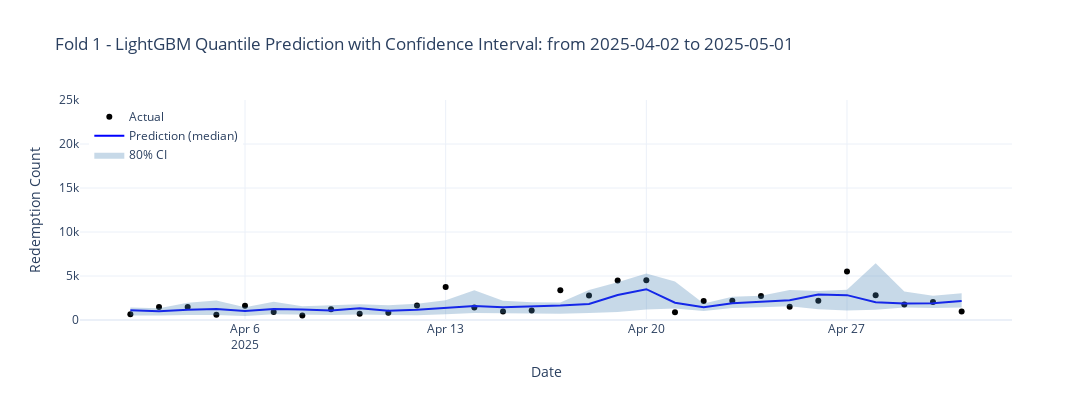
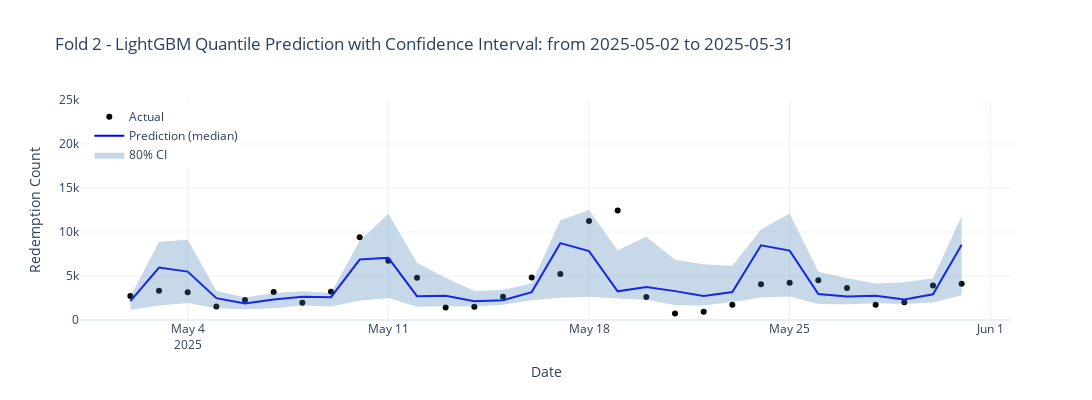
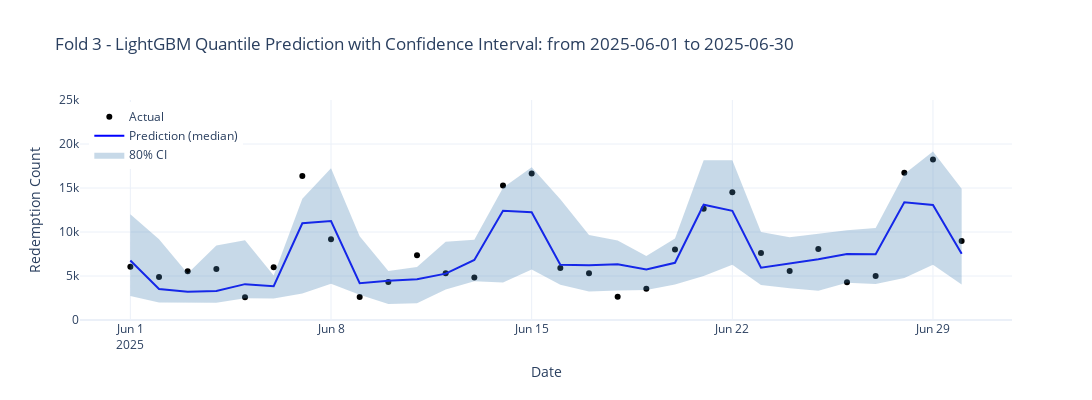

Notebook code cell kept with these figures, in order:
### Code cell
# === IMPORTS ===
import pandas as pd
import numpy as np
import matplotlib.pyplot as plt
import matplotlib.dates as mdates
import optuna
from lightgbm import LGBMRegressor
from sklearn.metrics import mean_absolute_error, mean_squared_error
from sklearn.model_selection import TimeSeriesSplit
import shap
import plotly.graph_objects as go
import warnings
warnings.filterwarnings("ignore")

# === 1. LOAD & CLEAN DATA ===
def load_data(filepath):
    """Load, then clean, and resample time series data to daily frequency."""
    df = pd.read_csv(filepath)
    df['Timestamp'] = pd.to_datetime(df['Timestamp'], format='%Y-%m-%dT%H:%M:%S')
    df.drop(columns=['_id'], inplace=True, errors='ignore')
    df.set_index('Timestamp', inplace=True)
    df = df.resample('D').sum()
    df = df[(df.index >= "2022-01-01") & (df.index <= "2025-06-30")]
    return df

def plot_original_time_series(df, target_col="Redemption Count"):
    fig, ax = plt.subplots(1,1, figsize=(12, 5))
    ax.scatter(df.index, df[target_col], s=8, color='steelblue', alpha=1, label=target_col)
    ax.set_xlabel("Date")
    ax.set_ylabel(target_col)
    ax.plot(df.index, df[target_col].shift(1).rolling(30).mean(), color='orange', alpha=1, label='30-Day Moving Average', linewidth=2)

    ax.set_xlabel("Date")
    ax.set_ylabel(f"30-Day Rolling Mean {target_col}")
    # Set the x-axis major locator to year and formatter to date format
    # Set x-ticks every year begin with the first date in the dataset
    xticks = pd.date_range(start=df.index.min(), end=df.index.max(), freq='Y')
    ax.set_xticks(xticks)
    ax.xaxis.set_major_formatter(mdates.DateFormatter('%Y-%m'))
    ax.xaxis.set_major_locator(mdates.YearLocator(1))


    plt.title(f"Daily {target_col} & 30-Day Moving Average Starting From 2022-01-01", fontsize=17)
    plt.legend(loc='upper right', fontsize=10)
    plt.grid()
    plt.tight_layout()
    plt.show() 

# === 2. FEATURE ENGINEERING ===
def create_features(df, target_col, non_target_col):
    df['dayofweek'] = df.index.dayofweek
    df['lag1'] = df[target_col].shift(1)
    df['rolling7'] = df[target_col].shift(1).rolling(window=7).mean()
    df['rolling14'] = df[target_col].shift(1).rolling(window=14).mean()
    # featurename = 'non_target_col' + 'rolling7'
    df[non_target_col + '_rolling7'] = df[non_target_col].shift(1).rolling(window=7).mean()
    df['is_weekend'] = df['dayofweek'].isin([5, 6]).astype(int)
    df['is_summer'] = df.index.month.isin([5, 6, 7]).astype(int)
    df['is_summer_weekend'] = df.index.month.isin([5, 6, 7]).astype(int) * df['is_weekend']
    df['lag1'] = df[target_col].shift(1)

    dayofyear = df.index.dayofyear
    df['sine_annual'] = np.sin(2 * np.pi * dayofyear / 365)
    df['cosine_annual'] = np.cos(2 * np.pi * dayofyear / 365)
    # Model learn local volatility
    # df['rolling_max7'] = df[target_col].shift(1).rolling(window=7).max()
    # df['rolling_std7'] = df[target_col].shift(1).rolling(window=7).std()

    df.dropna(inplace=True)
    return df


# === 3. MODEL EVALUATION ===
def evaluate_model(y_true, y_pred, label="Model"):
    mae = mean_absolute_error(y_true, y_pred)
    mse = mean_squared_error(y_true, y_pred)
    rmse = np.sqrt(mse)
    print(f"{label} → MAE: {mae:.2f}, MSE: {mse:.2f}, RMSE: {rmse:.2f}")
    return mae, mse, rmse


def plot_predictions(y_true, base_pred_original, index, fold):
    fig, ax = plt.subplots(1, 1, figsize=(15, 8))
    ax.plot(index, y_true, label='Actual', color='orange', marker='o')
    ax.plot(index, base_pred_original, label='Base Prediction', color='green', linestyle='--', marker='o')
    ax.set_title(f"Fold {fold} - Base Light XGBoost")
    ax.legend()
    ax.grid(True)
    plt.tight_layout()
    plt.show()
 
# === Add plot_with_CI() function ===    
def plot_with_CI(y_true, y_pred, y_lower, y_upper, index, fold):
    fig, ax = plt.subplots(figsize=(15, 8))
    ax.scatter(index, y_true, label='Actual', color='black', marker='o')
    ax.plot(index, y_pred, label='Prediction (median)', color='green', linestyle='--', marker='o')
    ax.fill_between(index, y_lower, y_upper, color='green', alpha=0.1, label='80% CI')
    ax.set_ylim([0, 20000])
    ax.set_title(f"Fold {fold} - LightGBM Quantile Prediction with Confidence Interval - {str(index.min())[:10]} to {str(index.max())[:10]}")
    ax.legend()
    ax.grid(True)
    plt.tight_layout()
    plt.show()


# == using plotly ===
def plot_with_CI_plotly(y_true, y_pred, y_lower, y_upper, index, fold):
    # Convert everything to Series for safety
    df = pd.DataFrame({
        'ds': index,
        'y_true': y_true,
        'y_pred': y_pred,
        'y_lower': y_lower,
        'y_upper': y_upper
    })

    fig = go.Figure()

    # Actual values
    fig.add_trace(go.Scatter(
        x=df['ds'],
        y=df['y_true'],
        mode='markers',
        name='Actual',
        marker=dict(color='black', symbol='circle')
        #line=dict(color='black')
    ))

    # Predicted median
    fig.add_trace(go.Scatter(
        x=df['ds'],
        y=df['y_pred'],
        mode='lines',
        name='Prediction (median)',
        line=dict(color='blue')
        #marker=dict(symbol='circle', size=6)
    ))

    # Confidence interval: shaded region
    fig.add_trace(go.Scatter(
        x=pd.concat([df['ds'], df['ds'][::-1]]),
        y=pd.concat([df['y_upper'], df['y_lower'][::-1]]),
        fill='toself',
        fillcolor='rgba(70, 130, 180, 0.3)',  # steelblue with 30% opacity
        line=dict(color='rgba(255,255,255,0)'), # no border
        hoverinfo="skip",
        showlegend=True,
        name='80% CI'
    ))

    # Update layout
    fig.update_layout(
        title=f"Fold {fold} - LightGBM Quantile Prediction with Confidence Interval: from {str(index.min())[:10]} to {str(index.max())[:10]}",
        yaxis=dict(range=[0, 25000]),
        xaxis_title="Date",
        yaxis_title="Redemption Count",
        legend=dict(x=0.01, y=0.99),
        template="plotly_white",
        height=400,
        width=1600
    )

    fig.show()


# === 4. HYPERPARAMETER TUNING ===
def tune_lgbm_base_model_params(X, y, n_trials=25):
    """Tune XGBoost base model using Optuna and time-series CV."""
    y_log = np.log1p(y)
    tscv = TimeSeriesSplit(n_splits=3)

    def objective(trial):
        params = {
            'n_estimators': trial.suggest_int('n_estimators', 100, 400, step=50),
            'learning_rate': trial.suggest_float('learning_rate', 0.01, 0.1, step=0.01),
            'max_depth': trial.suggest_int('max_depth', 4, 6),
            'subsample': trial.suggest_float('subsample', 0.7, 1.0),
            'colsample_bytree': trial.suggest_float('colsample_bytree', 0.7, 1.0),
            'reg_lambda': trial.suggest_int('reg_lambda', 0, 2),
            'reg_alpha': trial.suggest_int('reg_alpha', 0, 2),
            'min_data_in_leaf': 1,
            'min_child_samples': 1,
            'min_split_gain': 0.0
        }
        mae_scores = []
        for train_idx, val_idx in tscv.split(X):
            model = LGBMRegressor(**params, random_state=42)
            ## using log
            # model.fit(X.iloc[train_idx], y_log.iloc[train_idx])
            # preds = np.expm1(model.predict(X.iloc[val_idx]))
            
            model.fit(X.iloc[train_idx], y.iloc[train_idx])
            preds = model.predict(X.iloc[val_idx])
            mae_scores.append(mean_absolute_error(y[val_idx], preds))
        return np.mean(mae_scores)

    study = optuna.create_study(direction="minimize")
    study.optimize(objective, n_trials=n_trials)
    print("Best Base Model Params Found:")
    print(study.best_params)
    return study.best_params

# === Add Quantile Regressor Helper ===
def train_quantile_models(X_train, y_train, base_params, quantiles=[0.1, 0.5, 0.9]):
    models = {}
    for q in quantiles:
        model = LGBMRegressor(**base_params, objective='quantile', alpha=q, random_state=42)
        model.fit(X_train, y_train)
        models[q] = model
    return models


# === 5. MAIN FORECASTING PIPELINE ===
def run_lgbm_forecasting_pipeline(X, y, best_params, target_col="Sales Count", n_splits=3, test_size=7):
    tscv = TimeSeriesSplit(n_splits=n_splits, test_size=test_size)

    for fold, (train_idx, test_idx) in enumerate(tscv.split(X)):
        
        X_train, X_test = X.iloc[train_idx], X.iloc[test_idx]
        y_train, y_test = y.iloc[train_idx], y.iloc[test_idx]

        # y_log = np.log1p(y_train)
        
        # # # === Train Base Model using log values ===
        # base_model_log = LGBMRegressor(**best_params, random_state=42)
        # # Train with log value
        # base_model_log.fit(X_train, y_log)
        
        # # plot shap
        # # === base model shap values ===
        # # SHAP plot only on final fold or conditionally if desired
        # # explainer = shap.Explainer(base_model_log)
        # # shap_values0 = explainer0(X_train)

        # # shap.summary_plot(shap_values0, X_train, plot_type="bar")
        
        # # ==== Base prediction using log of y-train ====
        # base_pred_test_using_log = np.expm1(base_model_log.predict(X_test))
        # evaluate_model(y_test, base_pred_test_using_log, label="XGB Model log")
        # plot_predictions(y_test, base_pred_test_using_log, y_test.index, fold + 1)
        
        # === Train Quantile Models ===
        quantile_models = train_quantile_models(X_train, y_train, best_params, quantiles=[0.1, 0.5, 0.9])
        
        # # SHAP plot only on final fold or conditionally if desired
        # Get the median model (quantile 0.5)
        median_model = quantile_models[0.5]

        # Create SHAP TreeExplainer
        explainer = shap.Explainer(median_model)

        # Compute SHAP values
        shap_values = explainer(X_train)

        # Plot SHAP summary
        shap.summary_plot(shap_values, X_train)

        

        # Predict quantiles
        yhat_lower = quantile_models[0.1].predict(X_test)
        yhat_pred = quantile_models[0.5].predict(X_test)
        yhat_upper = quantile_models[0.90].predict(X_test)
        
        
        
        # Evaluate median model
        evaluate_model(y_test, yhat_pred, label="LGBM Quantile Model (Median)")

        # Plot with CI
        # plot_with_CI(y_test, yhat_pred, yhat_lower, yhat_upper, y_test.index, fold + 1)
        plot_with_CI_plotly(y_true=y_test, y_pred=yhat_pred, y_lower=yhat_lower, y_upper=yhat_upper, index=y_test.index, fold=fold+1)

        
# === 7. EXECUTE ===
if __name__ == "__main__":
    df = load_data('../data/Toronto Island Ferry Ticket Counts.csv')
   
    target_col = "Redemption Count"
    non_target_col = "Sales Count"
    
    plot_original_time_series(df, target_col)
    
    df = create_features(df, target_col, non_target_col="Sales Count")
    
    X = df.drop(columns=[target_col, non_target_col], errors='ignore')
    
    y = df[target_col]

    X = X.replace([np.inf, -np.inf], np.nan).dropna()
    y = y.loc[X.index]

    best_params = tune_lgbm_base_model_params(X, y, n_trials=15)
    
    forecast_horizon = 30 # in days
    run_lgbm_forecasting_pipeline(X, y, best_params=best_params, target_col=target_col, n_splits=3, test_size=forecast_horizon)

### Figure 1 — Plotly figure (JSON) as saved in the notebook; plotly's stock layout.template omitted (floating-point values rounded to 4 significant figures)
{"data": [{"marker": {"color": "black", "symbol": "circle"}, "mode": "markers", "name": "Actual", "type": "scatter", "x": ["2025-04-02T00:00:00", "2025-04-03T00:00:00", "2025-04-04T00:00:00", "2025-04-05T00:00:00", "2025-04-06T00:00:00", "2025-04-07T00:00:00", "2025-04-08T00:00:00", "2025-04-09T00:00:00", "2025-04-10T00:00:00", "2025-04-11T00:00:00", "2025-04-12T00:00:00", "2025-04-13T00:00:00", "2025-04-14T00:00:00", "2025-04-15T00:00:00", "2025-04-16T00:00:00", "2025-04-17T00:00:00", "2025-04-18T00:00:00", "2025-04-19T00:00:00", "2025-04-20T00:00:00", "2025-04-21T00:00:00", "2025-04-22T00:00:00", "2025-04-23T00:00:00", "2025-04-24T00:00:00", "2025-04-25T00:00:00", "2025-04-26T00:00:00", "2025-04-27T00:00:00", "2025-04-28T00:00:00", "2025-04-29T00:00:00", "2025-04-30T00:00:00", "2025-05-01T00:00:00"], "y": [649, 1483, 1472, 588, 1608, 898, 506, 1232, 699, 834, 1642, 3752, 1419, 972, 1084, 3367, 2794, 4498, 4523, 886, 2162, 2176, 2721, 1505, 2181, 5510, 2817, 1750, 2058, 952]}, {"line": {"color": "blue"}, "mode": "lines", "name": "Prediction (median)", "type": "scatter", "x": ["2025-04-02T00:00:00", "2025-04-03T00:00:00", "2025-04-04T00:00:00", "2025-04-05T00:00:00", "2025-04-06T00:00:00", "2025-04-07T00:00:00", "2025-04-08T00:00:00", "2025-04-09T00:00:00", "2025-04-10T00:00:00", "2025-04-11T00:00:00", "2025-04-12T00:00:00", "2025-04-13T00:00:00", "2025-04-14T00:00:00", "2025-04-15T00:00:00", "2025-04-16T00:00:00", "2025-04-17T00:00:00", "2025-04-18T00:00:00", "2025-04-19T00:00:00", "2025-04-20T00:00:00", "2025-04-21T00:00:00", "2025-04-22T00:00:00", "2025-04-23T00:00:00", "2025-04-24T00:00:00", "2025-04-25T00:00:00", "2025-04-26T00:00:00", "2025-04-27T00:00:00", "2025-04-28T00:00:00", "2025-04-29T00:00:00", "2025-04-30T00:00:00", "2025-05-01T00:00:00"], "y": [1114.0, 983.0, 1154.0, 1255.0, 1022.0, 1239.0, 1186.0, 1070.0, 1337.0, 1055.0, 1172.0, 1368.0, 1585.0, 1444.0, 1528.0, 1647.0, 1830.0, 2839.0, 3502.0, 1967.0, 1463.0, 1898.0, 2074.0, 2244.0, 2890.0, 2824.0, 2027.0, 1878.0, 1890.0, 2166.0]}, {"fill": "toself", "fillcolor": "rgba(70, 130, 180, 0.3)", "hoverinfo": "skip", "line": {"color": "rgba(255,255,255,0)"}, "name": "80% CI", "showlegend": true, "type": "scatter", "x": ["2025-04-02T00:00:00", "2025-04-03T00:00:00", "2025-04-04T00:00:00", "2025-04-05T00:00:00", "2025-04-06T00:00:00", "2025-04-07T00:00:00", "2025-04-08T00:00:00", "2025-04-09T00:00:00", "2025-04-10T00:00:00", "2025-04-11T00:00:00", "2025-04-12T00:00:00", "2025-04-13T00:00:00", "2025-04-14T00:00:00", "2025-04-15T00:00:00", "2025-04-16T00:00:00", "2025-04-17T00:00:00", "2025-04-18T00:00:00", "2025-04-19T00:00:00", "2025-04-20T00:00:00", "2025-04-21T00:00:00", "2025-04-22T00:00:00", "2025-04-23T00:00:00", "2025-04-24T00:00:00", "2025-04-25T00:00:00", "2025-04-26T00:00:00", "2025-04-27T00:00:00", "2025-04-28T00:00:00", "2025-04-29T00:00:00", "2025-04-30T00:00:00", "2025-05-01T00:00:00", "2025-05-01T00:00:00", "2025-04-30T00:00:00", "2025-04-29T00:00:00", "2025-04-28T00:00:00", "2025-04-27T00:00:00", "2025-04-26T00:00:00", "2025-04-25T00:00:00", "2025-04-24T00:00:00", "2025-04-23T00:00:00", "2025-04-22T00:00:00", "2025-04-21T00:00:00", "2025-04-20T00:00:00", "2025-04-19T00:00:00", "2025-04-18T00:00:00", "2025-04-17T00:00:00", "2025-04-16T00:00:00", "2025-04-15T00:00:00", "2025-04-14T00:00:00", "2025-04-13T00:00:00", "2025-04-12T00:00:00", "2025-04-11T00:00:00", "2025-04-10T00:00:00", "2025-04-09T00:00:00", "2025-04-08T00:00:00", "2025-04-07T00:00:00", "2025-04-06T00:00:00", "2025-04-05T00:00:00", "2025-04-04T00:00:00", "2025-04-03T00:00:00", "2025-04-02T00:00:00"], "y": [1428.0, 1323.0, 1948.0, 2213.0, 1446.0, 2079.0, 1572.0, 1652.0, 1803.0, 1686.0, 1833.0, 2252.0, 3382.0, 2184.0, 2003.0, 1986.0, 3401.0, 4303.0, 5273.0, 4367.0, 1871.0, 2642.0, 2753.0, 3420.0, 3284.0, 3442.0, 6458.0, 3239.0, 2756.0, 3039.0, 1411.0, 1364.0, 1417.0, 1160.0, 1091.0, 1225.0, 1554.0, 1451.0, 1367.0, 1037.0, 1306.0, 1201.0, 922.5, 794.6, 722.1, 740.2, 801.4, 799.6, 642.7, 536.8, 561.7, 623.6, 562.6, 608.6, 646.9, 443.6, 562.5, 575.1, 504.4, 519.2]}], "layout": {"height": 400, "legend": {"x": 0.01, "y": 0.99}, "title": {"text": "Fold 1 - LightGBM Quantile Prediction with Confidence Interval: from 2025-04-02 to 2025-05-01"}, "width": 1600, "xaxis": {"title": {"text": "Date"}}, "yaxis": {"range": [0, 25000], "title": {"text": "Redemption Count"}}}}

### Figure 2 — Plotly figure (JSON) as saved in the notebook; plotly's stock layout.template omitted (floating-point values rounded to 4 significant figures)
{"data": [{"marker": {"color": "black", "symbol": "circle"}, "mode": "markers", "name": "Actual", "type": "scatter", "x": ["2025-05-02T00:00:00", "2025-05-03T00:00:00", "2025-05-04T00:00:00", "2025-05-05T00:00:00", "2025-05-06T00:00:00", "2025-05-07T00:00:00", "2025-05-08T00:00:00", "2025-05-09T00:00:00", "2025-05-10T00:00:00", "2025-05-11T00:00:00", "2025-05-12T00:00:00", "2025-05-13T00:00:00", "2025-05-14T00:00:00", "2025-05-15T00:00:00", "2025-05-16T00:00:00", "2025-05-17T00:00:00", "2025-05-18T00:00:00", "2025-05-19T00:00:00", "2025-05-20T00:00:00", "2025-05-21T00:00:00", "2025-05-22T00:00:00", "2025-05-23T00:00:00", "2025-05-24T00:00:00", "2025-05-25T00:00:00", "2025-05-26T00:00:00", "2025-05-27T00:00:00", "2025-05-28T00:00:00", "2025-05-29T00:00:00", "2025-05-30T00:00:00", "2025-05-31T00:00:00"], "y": [2718, 3329, 3147, 1527, 2274, 3180, 1958, 3198, 9415, 6725, 4792, 1422, 1518, 2642, 4839, 5235, 11242, 12436, 2604, 749, 946, 1738, 4049, 4246, 4529, 3640, 1739, 2029, 3907, 4129]}, {"line": {"color": "blue"}, "mode": "lines", "name": "Prediction (median)", "type": "scatter", "x": ["2025-05-02T00:00:00", "2025-05-03T00:00:00", "2025-05-04T00:00:00", "2025-05-05T00:00:00", "2025-05-06T00:00:00", "2025-05-07T00:00:00", "2025-05-08T00:00:00", "2025-05-09T00:00:00", "2025-05-10T00:00:00", "2025-05-11T00:00:00", "2025-05-12T00:00:00", "2025-05-13T00:00:00", "2025-05-14T00:00:00", "2025-05-15T00:00:00", "2025-05-16T00:00:00", "2025-05-17T00:00:00", "2025-05-18T00:00:00", "2025-05-19T00:00:00", "2025-05-20T00:00:00", "2025-05-21T00:00:00", "2025-05-22T00:00:00", "2025-05-23T00:00:00", "2025-05-24T00:00:00", "2025-05-25T00:00:00", "2025-05-26T00:00:00", "2025-05-27T00:00:00", "2025-05-28T00:00:00", "2025-05-29T00:00:00", "2025-05-30T00:00:00", "2025-05-31T00:00:00"], "y": [2152.0, 5968.0, 5501.0, 2483.0, 1872.0, 2324.0, 2636.0, 2590.0, 6869.0, 7070.0, 2702.0, 2751.0, 2128.0, 2257.0, 3170.0, 8734.0, 7830.0, 3259.0, 3743.0, 3282.0, 2717.0, 3187.0, 8494.0, 7889.0, 2961.0, 2669.0, 2744.0, 2321.0, 2919.0, 8557.0]}, {"fill": "toself", "fillcolor": "rgba(70, 130, 180, 0.3)", "hoverinfo": "skip", "line": {"color": "rgba(255,255,255,0)"}, "name": "80% CI", "showlegend": true, "type": "scatter", "x": ["2025-05-02T00:00:00", "2025-05-03T00:00:00", "2025-05-04T00:00:00", "2025-05-05T00:00:00", "2025-05-06T00:00:00", "2025-05-07T00:00:00", "2025-05-08T00:00:00", "2025-05-09T00:00:00", "2025-05-10T00:00:00", "2025-05-11T00:00:00", "2025-05-12T00:00:00", "2025-05-13T00:00:00", "2025-05-14T00:00:00", "2025-05-15T00:00:00", "2025-05-16T00:00:00", "2025-05-17T00:00:00", "2025-05-18T00:00:00", "2025-05-19T00:00:00", "2025-05-20T00:00:00", "2025-05-21T00:00:00", "2025-05-22T00:00:00", "2025-05-23T00:00:00", "2025-05-24T00:00:00", "2025-05-25T00:00:00", "2025-05-26T00:00:00", "2025-05-27T00:00:00", "2025-05-28T00:00:00", "2025-05-29T00:00:00", "2025-05-30T00:00:00", "2025-05-31T00:00:00", "2025-05-31T00:00:00", "2025-05-30T00:00:00", "2025-05-29T00:00:00", "2025-05-28T00:00:00", "2025-05-27T00:00:00", "2025-05-26T00:00:00", "2025-05-25T00:00:00", "2025-05-24T00:00:00", "2025-05-23T00:00:00", "2025-05-22T00:00:00", "2025-05-21T00:00:00", "2025-05-20T00:00:00", "2025-05-19T00:00:00", "2025-05-18T00:00:00", "2025-05-17T00:00:00", "2025-05-16T00:00:00", "2025-05-15T00:00:00", "2025-05-14T00:00:00", "2025-05-13T00:00:00", "2025-05-12T00:00:00", "2025-05-11T00:00:00", "2025-05-10T00:00:00", "2025-05-09T00:00:00", "2025-05-08T00:00:00", "2025-05-07T00:00:00", "2025-05-06T00:00:00", "2025-05-05T00:00:00", "2025-05-04T00:00:00", "2025-05-03T00:00:00", "2025-05-02T00:00:00"], "y": [2646.0, 8882.0, 9124.0, 3312.0, 2569.0, 3073.0, 3274.0, 3059.0, 8970.0, 12080.0, 6513.0, 4811.0, 3302.0, 3440.0, 4139.0, 11340.0, 12510.0, 7934.0, 9462.0, 6844.0, 6331.0, 6176.0, 10290.0, 12100.0, 5480.0, 4733.0, 4143.0, 4293.0, 4748.0, 11820.0, 2817.0, 1998.0, 1817.0, 1890.0, 1779.0, 1813.0, 2680.0, 2546.0, 2036.0, 1635.0, 1707.0, 2314.0, 2447.0, 2630.0, 2528.0, 2232.0, 1747.0, 1534.0, 1553.0, 1502.0, 2500.0, 2174.0, 1542.0, 1646.0, 1349.0, 1210.0, 1339.0, 1929.0, 1634.0, 1150.0]}], "layout": {"height": 400, "legend": {"x": 0.01, "y": 0.99}, "title": {"text": "Fold 2 - LightGBM Quantile Prediction with Confidence Interval: from 2025-05-02 to 2025-05-31"}, "width": 1600, "xaxis": {"title": {"text": "Date"}}, "yaxis": {"range": [0, 25000], "title": {"text": "Redemption Count"}}}}

### Figure 3 — Plotly figure (JSON) as saved in the notebook; plotly's stock layout.template omitted (floating-point values rounded to 4 significant figures)
{"data": [{"marker": {"color": "black", "symbol": "circle"}, "mode": "markers", "name": "Actual", "type": "scatter", "x": ["2025-06-01T00:00:00", "2025-06-02T00:00:00", "2025-06-03T00:00:00", "2025-06-04T00:00:00", "2025-06-05T00:00:00", "2025-06-06T00:00:00", "2025-06-07T00:00:00", "2025-06-08T00:00:00", "2025-06-09T00:00:00", "2025-06-10T00:00:00", "2025-06-11T00:00:00", "2025-06-12T00:00:00", "2025-06-13T00:00:00", "2025-06-14T00:00:00", "2025-06-15T00:00:00", "2025-06-16T00:00:00", "2025-06-17T00:00:00", "2025-06-18T00:00:00", "2025-06-19T00:00:00", "2025-06-20T00:00:00", "2025-06-21T00:00:00", "2025-06-22T00:00:00", "2025-06-23T00:00:00", "2025-06-24T00:00:00", "2025-06-25T00:00:00", "2025-06-26T00:00:00", "2025-06-27T00:00:00", "2025-06-28T00:00:00", "2025-06-29T00:00:00", "2025-06-30T00:00:00"], "y": [6041, 4875, 5541, 5806, 2573, 5983, 16369, 9180, 2619, 4327, 7362, 5318, 4839, 15273, 16634, 5912, 5309, 2633, 3552, 8006, 12639, 14508, 7601, 5572, 8056, 4301, 4988, 16734, 18242, 8974]}, {"line": {"color": "blue"}, "mode": "lines", "name": "Prediction (median)", "type": "scatter", "x": ["2025-06-01T00:00:00", "2025-06-02T00:00:00", "2025-06-03T00:00:00", "2025-06-04T00:00:00", "2025-06-05T00:00:00", "2025-06-06T00:00:00", "2025-06-07T00:00:00", "2025-06-08T00:00:00", "2025-06-09T00:00:00", "2025-06-10T00:00:00", "2025-06-11T00:00:00", "2025-06-12T00:00:00", "2025-06-13T00:00:00", "2025-06-14T00:00:00", "2025-06-15T00:00:00", "2025-06-16T00:00:00", "2025-06-17T00:00:00", "2025-06-18T00:00:00", "2025-06-19T00:00:00", "2025-06-20T00:00:00", "2025-06-21T00:00:00", "2025-06-22T00:00:00", "2025-06-23T00:00:00", "2025-06-24T00:00:00", "2025-06-25T00:00:00", "2025-06-26T00:00:00", "2025-06-27T00:00:00", "2025-06-28T00:00:00", "2025-06-29T00:00:00", "2025-06-30T00:00:00"], "y": [6764.0, 3530.0, 3206.0, 3292.0, 4074.0, 3838.0, 10990.0, 11250.0, 4174.0, 4460.0, 4643.0, 5267.0, 6821.0, 12410.0, 12240.0, 6272.0, 6228.0, 6334.0, 5739.0, 6503.0, 13100.0, 12410.0, 5941.0, 6428.0, 6900.0, 7506.0, 7480.0, 13390.0, 13060.0, 7532.0]}, {"fill": "toself", "fillcolor": "rgba(70, 130, 180, 0.3)", "hoverinfo": "skip", "line": {"color": "rgba(255,255,255,0)"}, "name": "80% CI", "showlegend": true, "type": "scatter", "x": ["2025-06-01T00:00:00", "2025-06-02T00:00:00", "2025-06-03T00:00:00", "2025-06-04T00:00:00", "2025-06-05T00:00:00", "2025-06-06T00:00:00", "2025-06-07T00:00:00", "2025-06-08T00:00:00", "2025-06-09T00:00:00", "2025-06-10T00:00:00", "2025-06-11T00:00:00", "2025-06-12T00:00:00", "2025-06-13T00:00:00", "2025-06-14T00:00:00", "2025-06-15T00:00:00", "2025-06-16T00:00:00", "2025-06-17T00:00:00", "2025-06-18T00:00:00", "2025-06-19T00:00:00", "2025-06-20T00:00:00", "2025-06-21T00:00:00", "2025-06-22T00:00:00", "2025-06-23T00:00:00", "2025-06-24T00:00:00", "2025-06-25T00:00:00", "2025-06-26T00:00:00", "2025-06-27T00:00:00", "2025-06-28T00:00:00", "2025-06-29T00:00:00", "2025-06-30T00:00:00", "2025-06-30T00:00:00", "2025-06-29T00:00:00", "2025-06-28T00:00:00", "2025-06-27T00:00:00", "2025-06-26T00:00:00", "2025-06-25T00:00:00", "2025-06-24T00:00:00", "2025-06-23T00:00:00", "2025-06-22T00:00:00", "2025-06-21T00:00:00", "2025-06-20T00:00:00", "2025-06-19T00:00:00", "2025-06-18T00:00:00", "2025-06-17T00:00:00", "2025-06-16T00:00:00", "2025-06-15T00:00:00", "2025-06-14T00:00:00", "2025-06-13T00:00:00", "2025-06-12T00:00:00", "2025-06-11T00:00:00", "2025-06-10T00:00:00", "2025-06-09T00:00:00", "2025-06-08T00:00:00", "2025-06-07T00:00:00", "2025-06-06T00:00:00", "2025-06-05T00:00:00", "2025-06-04T00:00:00", "2025-06-03T00:00:00", "2025-06-02T00:00:00", "2025-06-01T00:00:00"], "y": [12020.0, 9175.0, 5286.0, 8472.0, 9059.0, 5055.0, 13770.0, 17250.0, 9510.0, 5563.0, 6029.0, 8898.0, 9120.0, 15030.0, 17370.0, 13730.0, 9662.0, 9034.0, 7278.0, 9273.0, 18150.0, 18170.0, 10000.0, 9405.0, 9802.0, 10190.0, 10440.0, 16600.0, 19150.0, 14900.0, 4031.0, 6289.0, 4780.0, 4081.0, 4245.0, 3330.0, 3597.0, 3990.0, 6284.0, 4999.0, 4034.0, 3397.0, 3340.0, 3236.0, 4002.0, 5739.0, 4275.0, 4397.0, 3465.0, 1895.0, 1812.0, 2861.0, 4121.0, 3002.0, 2449.0, 2463.0, 1966.0, 1936.0, 1983.0, 2724.0]}], "layout": {"height": 400, "legend": {"x": 0.01, "y": 0.99}, "title": {"text": "Fold 3 - LightGBM Quantile Prediction with Confidence Interval: from 2025-06-01 to 2025-06-30"}, "width": 1600, "xaxis": {"title": {"text": "Date"}}, "yaxis": {"range": [0, 25000], "title": {"text": "Redemption Count"}}}}
